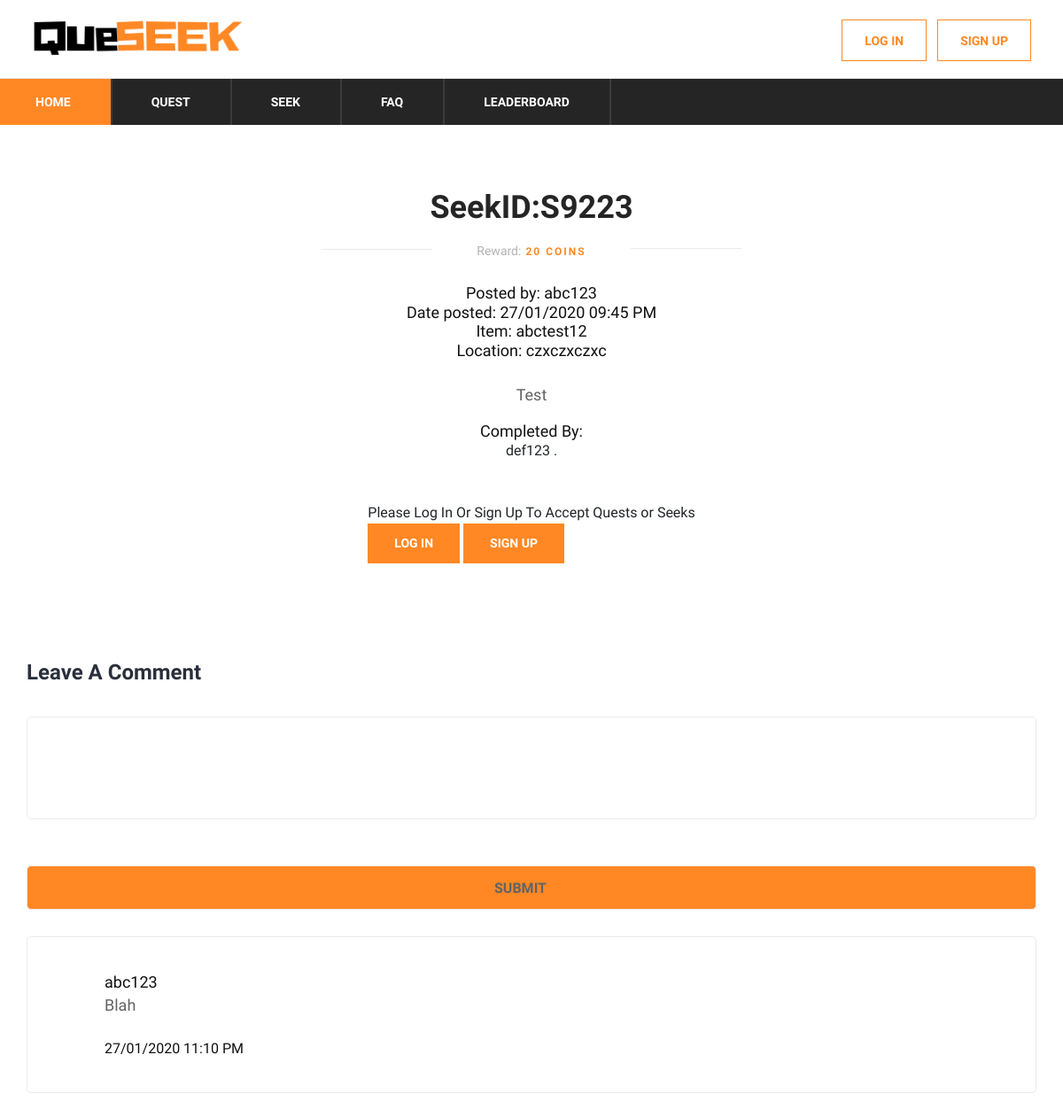
The page /seek/S9223 on the database as committed earlier.
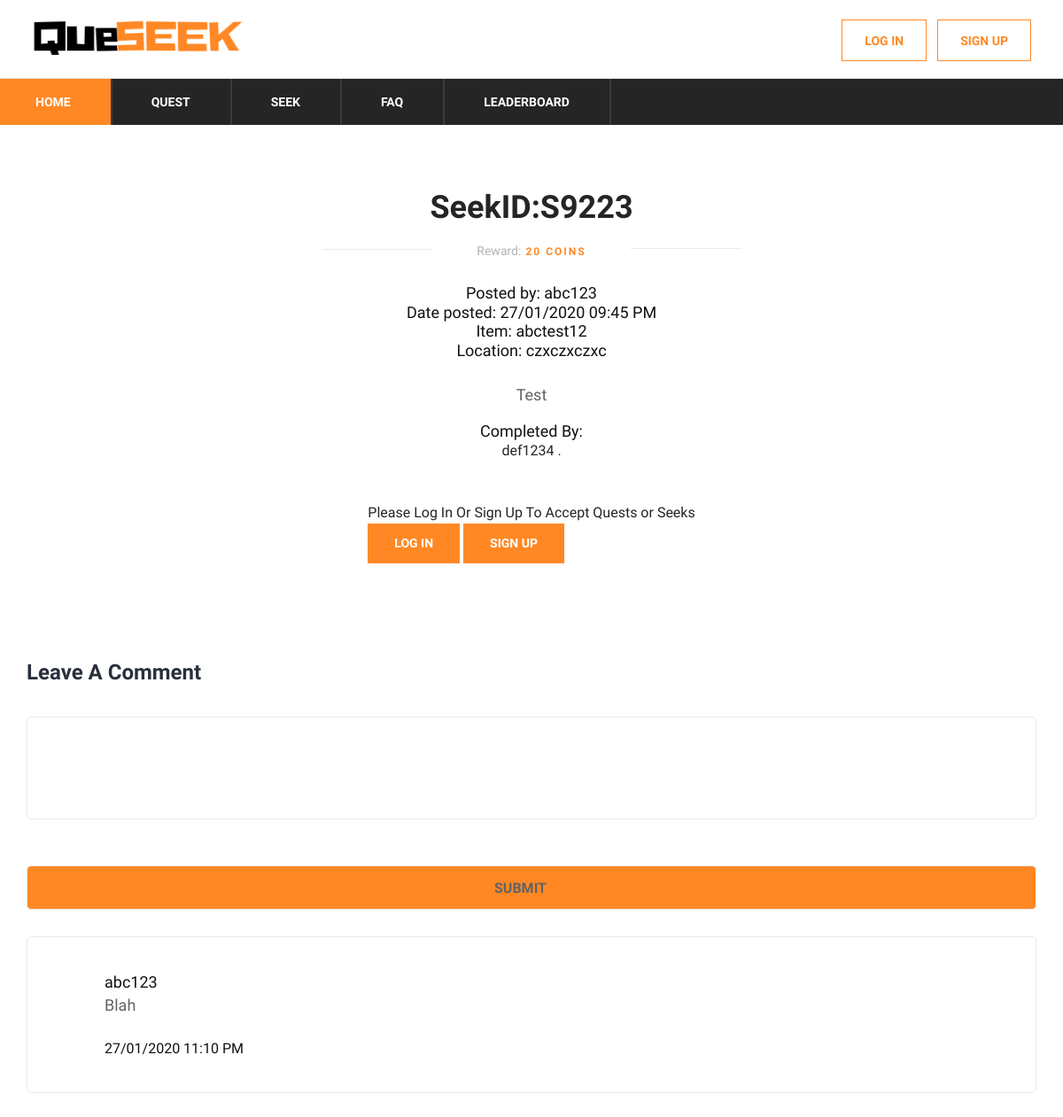
The same page on the database as committed later.
### app/models.py (models this page shows)
class SeekCoinsTransaction(UserMixin, Base):
    __tablename__ = "seekCoinsTransaction"
    seekId = db.Column(db.String, ForeignKey('seeks.seekId'), primary_key=True)
    userId = db.Column(db.String, ForeignKey('users.id'), primary_key=True)
    coins = db.Column(db.Integer, nullable=False, default=0)
    completed_at = db.Column(DateTime(timezone=True), default=datetime.now(pytz.timezone('Asia/Singapore')))

class User(UserMixin, Base):
    __tablename__ = "users"
    id = db.Column(db.String, primary_key=True)
    email = db.Column(db.String(255), unique=True, nullable=False)
    password = db.Column(db.String(255), nullable=False)
    username = db.Column(db.String(255), unique=True, nullable=False)
    created_at = db.Column(DateTime(timezone=True), default=datetime.now(pytz.timezone('Asia/Singapore')))

### app/__init__.py (the view, shortened to what this page needs)
@app.route('/seek/<id>')
def nextSeek(id):
    q = (db.session.query(User, Seek)
         .filter(User.id == Seek.userId)
         .filter(Seek.seekId == id)
         .order_by(Seek.posted_at.desc())
         .first())
    q1 = (db.session.query(User.id, User, SeekCoinsTransaction)
          .filter(SeekCoinsTransaction.seekId == id)
          .filter(User.id == SeekCoinsTransaction.userId)
          .all()
          )
    q1id = (db.session.query(User.id)
            .filter(SeekCoinsTransaction.seekId == id)
            .filter(User.id == SeekCoinsTransaction.userId)
            )
    q2 = (db.session.query(User, SeeksAccepted)
          .filter(SeeksAccepted.seekId == id)
          .filter(User.id == SeeksAccepted.userId)
          .filter(User.id.notin_(q1id))
          .all()
          )
    accepted = False
    completed = False
    form = SeekCommentsForm()
    form.seekId.data = id
    if current_user.is_authenticated:
        form.userId.data = current_user.id
        if (q[1].userId == current_user.id):
            form.is_creator.data = 1
        else:
            form.is_creator.data = 0
    comments = (db.session.query(SeekComments, User, UserProfile)
                .filter(User.id == SeekComments.userId)
                .filter(User.id == UserProfile.id)
                .order_by(SeekComments.posted_at.desc())
                .all())
    return render_template('seekDescription.html', seeks=q, id=id,
                           accepted=accepted, completed=completed,
                           usersaccepted=q2, userscompleted=q1, comments=comments, form=form)

### app/forms.py
class SeekCommentsForm(FlaskForm):
    seekId = HiddenField('seekId:')
    userId = HiddenField('userId:')
    is_creator = HiddenField('is_creator:')
    description = StringField('Description:', widget=TextArea())
    submit = SubmitField('Submit')

### app/__init__.py (called while the page is built)
@app.context_processor
def inject_dict_for_all_templates():
    if (not current_user.is_anonymous):
        userprofile = (db.session.query(UserProfile)
                       .filter(UserProfile.id == current_user.id)
                       .first()
                       )
        return dict(current_user_avatar=userprofile.avatarId)
    return dict()

### app/templates/seekDescription.html (shortened to what this page needs)
<!DOCTYPE html>
<html lang="zxx">
<head>
    <link rel="stylesheet" href="{{ url_for('static', filename='css/bootstrap.min.css')}}" type="text/css">
    <link rel="stylesheet" href="{{ url_for('static', filename='css/font-awesome.min.css')}}" type="text/css">
    <link rel="stylesheet" href="{{ url_for('static', filename='css/themify-icons.css')}}" type="text/css">
    <link rel="stylesheet" href="{{ url_for('static', filename='css/elegant-icons.css')}}" type="text/css">
    <link rel="stylesheet" href="{{ url_for('static', filename='css/owl.carousel.min.css')}}" type="text/css">
    <link rel="stylesheet" href="{{ url_for('static', filename='css/nice-select.css')}}" type="text/css">
    <link rel="stylesheet" href="{{ url_for('static', filename='css/jquery-ui.min.css')}}" type="text/css">
    <link rel="stylesheet" href="{{ url_for('static', filename='css/slicknav.min.css')}}" type="text/css">
    <link rel="stylesheet" href="{{ url_for('static', filename='css/style.css')}}" type="text/css">
    <link rel="stylesheet" href="{{ url_for('static', filename='css/table.css')}}" type="text/css">
</head>
<body>
<header class="header-section">
    {% include "base/topbar.html" %}
    {% include "base/menu.html" %}
</header>
<section class="blog-details spad">
    <div class="container">
        <div class="row">
            <div class="col-lg-12">
                <div class="blog-details-inner">
                    <div class="blog-detail-title">
                        <h2>SeekID:{{ seeks[1].seekId }}</h2>
                        <p><span> Reward:</span> {{ seeks[1].reward }} coins </p>
                    </div>
                    <div class="center-text">
                        <h5>Posted by: {{ seeks[0].username }}</h5>
                        <h5>Date posted: {{ seeks[1].posted_at.strftime('%d/%m/%Y %I:%M %p') }}</h5>
                        <h5>Item: {{ seeks[1].item }}</h5>
                        <h5>Location: {{ seeks[1].location }}</h5>
                        <br>
                        <p>{{ seeks[1].description.capitalize() }}</p>
                    </div>
                    <div class="center-text">
                        {% if userscompleted|length > 0 %}
                        <span>
                    <h5>Completed By: </h5>
                    {% for row in userscompleted %}
                    {{ row[1].username }}
                    {% if not loop.last %}
                    ,
                    {% else %}
                    .
                    {% endif %}
                    {% endfor %}
                    {% endif %}
                    </span>
                    </div>
                    <div class="center-button">
                        {% with id=seeks[0].id, qsId=seeks[1].seekId, accepted=accepted, usersaccepted=usersaccepted,
                        completed=completed %}
                        {% include "base/acceptButton.html" %}
                        {% endwith %}
                    </div>
                    <div class="leave-comment">
                        <h4>Leave A Comment</h4>
                        <form action="{{url_for('seekComment')}}" method="post" class="comment-form">
                            <div class="row">
                                <div class="col-lg-12">
                                    {{ form.description(class_="commentsformformat") }}
                                    {{ form.submit(class_="site-btn")}}
                                </div>
                            </div>
                        </form>
                        {% for row in comments %}
                        <div class="posted-by">
                            <div class="pb-text">
                                <h5>{{row[1].username}}</h5>
                                <p>{{row[0].description.capitalize()}}</p>
                                <br>
                                <h6>{{row[0].posted_at.strftime('%d/%m/%Y %I:%M %p')}}</h6>
                            </div>
                        </div>
                        {% endfor %}
                    </div>
                </div>
            </div>
        </div>
    </div>
</section>
</body>
</html>

Rows that differ between the two databases and show on the page:
changed through a linked row, SeekCoinsTransaction: username "def123" → "def1234"
